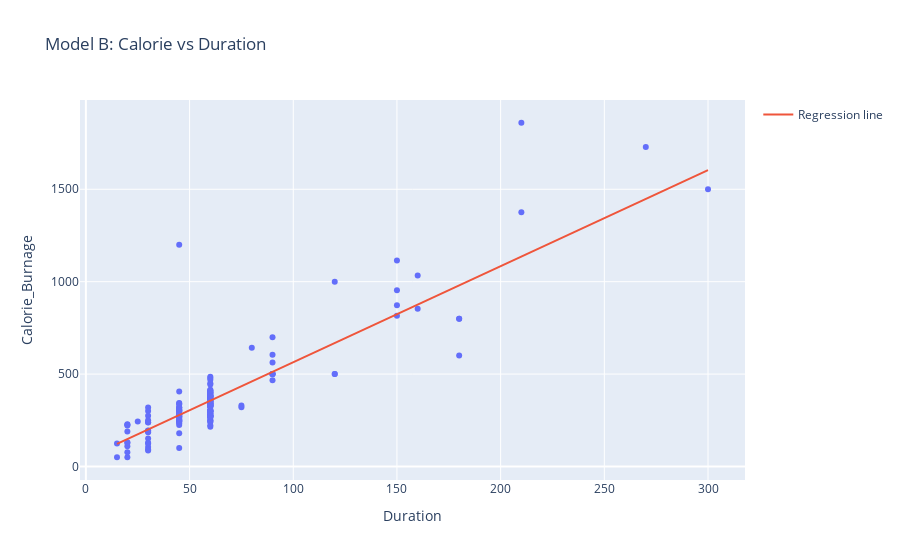

The notebook cell this image was saved under:
### Markdown cell above
#### Question:

We have seen earlier how to apply a simple regression model for predicting Calorie_Burnage from Average_Pulse. There might be another candidate Duration in addition to Average_Pulse. You will need to repeat the above linear regression process to find relationsthip between Calorie_Burnage and Duration.

Comment on the both regression lines: Calorie_Burnage - Average_Pulse and Calorie_Burnage - Duration.

### Code cell
# Model B: Predict Calorie_Burnage from Duration
Xb = df[["Duration"]].dropna()
yb = df.loc[Xb.index, "Calorie_Burnage"]

Xb_train, Xb_test, yb_train, yb_test = train_test_split(Xb, yb, test_size=0.2, random_state=42)

mB = LinearRegression().fit(Xb_train, yb_train)
yb_pred = mB.predict(Xb_test)

print("Model B — Calorie_Burnage ~ Duration")
print("R^2 (test):", r2_score(yb_test, yb_pred))
print("MAE (test):", mean_absolute_error(yb_test, yb_pred))
print("Coeff (Duration):", mB.coef_[0], "Intercept:", mB.intercept_)

# Regression line plot vs Duration
grid_b = np.linspace(Xb["Duration"].min(), Xb["Duration"].max(), 200).reshape(-1,1)
grid_b_df = pd.DataFrame(grid_b, columns=["Duration"])   # add feature name
line_b = mB.predict(grid_b_df)
fig_b = px.scatter(x=Xb["Duration"], y=yb,
                   labels={"x":"Duration", "y":"Calorie_Burnage"},
                   title="Model B: Calorie vs Duration")
fig_b.add_scatter(x=grid_b_df["Duration"], y=line_b,
                  mode="lines", name="Regression line")
fig_b.show()

### Figure 1 — Plotly figure (JSON) as saved in the notebook; plotly's stock layout.template omitted (floating-point values rounded to 4 significant figures; data arrays with more than 128 entries replaced by an {"elided": "..."} marker saying what was removed)
{"data": [{"hovertemplate": "Duration=%{x}<br>Calorie_Burnage=%{y}<extra></extra>", "legendgroup": "", "marker": {"color": "#636efa", "symbol": "circle"}, "mode": "markers", "name": "", "orientation": "v", "showlegend": false, "type": "scatter", "x": {"elided": "163 int values"}, "xaxis": "x", "y": {"elided": "163 int values"}, "yaxis": "y"}, {"mode": "lines", "name": "Regression line", "type": "scatter", "x": {"elided": "200 float values"}, "y": {"elided": "200 float values"}}], "layout": {"legend": {"tracegroupgap": 0}, "title": {"text": "Model B: Calorie vs Duration"}, "xaxis": {"anchor": "y", "domain": [0, 1], "title": {"text": "Duration"}}, "yaxis": {"anchor": "x", "domain": [0, 1], "title": {"text": "Calorie_Burnage"}}}}
